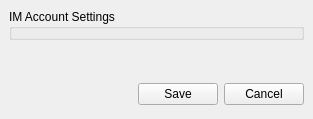
<ui version="4.0" >
 <author></author>
 <comment></comment>
 <exportmacro></exportmacro>
 <class>IMAccountTemplate</class>
 <widget class="QWidget" name="IMAccountTemplate" >
  <property name="geometry" >
   <rect>
    <x>0</x>
    <y>0</y>
    <width>313</width>
    <height>119</height>
   </rect>
  </property>
  <layout class="QGridLayout" >
   <property name="margin" >
    <number>9</number>
   </property>
   <property name="spacing" >
    <number>6</number>
   </property>
   <item row="1" column="0" >
    <spacer>
     <property name="orientation" >
      <enum>Qt::Vertical</enum>
     </property>
     <property name="sizeHint" >
      <size>
       <width>20</width>
       <height>40</height>
      </size>
     </property>
    </spacer>
   </item>
   <item row="0" column="0" >
    <widget class="QGroupBox" name="settingsGroupBox" >
     <property name="title" >
      <string>IM Account Settings</string>
     </property>
    </widget>
   </item>
   <item row="2" column="0" >
    <layout class="QHBoxLayout" >
     <property name="margin" >
      <number>0</number>
     </property>
     <property name="spacing" >
      <number>6</number>
     </property>
     <item>
      <spacer>
       <property name="orientation" >
        <enum>Qt::Horizontal</enum>
       </property>
       <property name="sizeHint" >
        <size>
         <width>131</width>
         <height>31</height>
        </size>
       </property>
      </spacer>
     </item>
     <item>
      <widget class="QPushButton" name="saveButton" >
       <property name="text" >
        <string>Save</string>
       </property>
      </widget>
     </item>
     <item>
      <widget class="QPushButton" name="cancelButton" >
       <property name="text" >
        <string>Cancel</string>
       </property>
      </widget>
     </item>
    </layout>
   </item>
  </layout>
 </widget>
 <pixmapfunction></pixmapfunction>
 <resources/>
 <connections/>
</ui>
